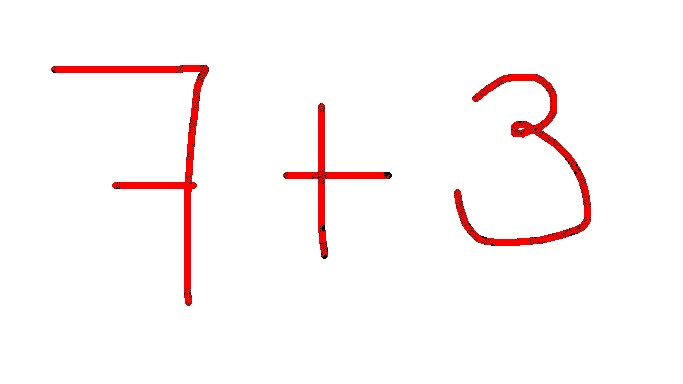
#> input picture notebooks/IMG_5023 copy 2.jpeg, 683 x 384 px; its folder holds only this picture in this run
$ python -i get_test_data_duplicated.py   (imports and definitions only)
#> lines starting #> are read from the running program, lines starting #| are printed output that depends on the picture; after the words box and inside, x2 and y2 are one past the last pixel; in counts of white or black regions, pixels touching at a corner belong together
#code to recognize singular characters in equations
import cv2
import tensorflow as tf
import matplotlib.image as mpimg

def extract_contours(path):
    #read image
#> called with path = '../notebooks/IMG_5023 copy 2.jpeg'
    img_original = mpimg.imread(path)
#> img_original is the input picture: shape (384, 683, 3); mean R, G, B 253.4, 246.9, 246.8
    #transform to grays
    img_gray = cv2.cvtColor(img_original, cv2.COLOR_BGR2GRAY)
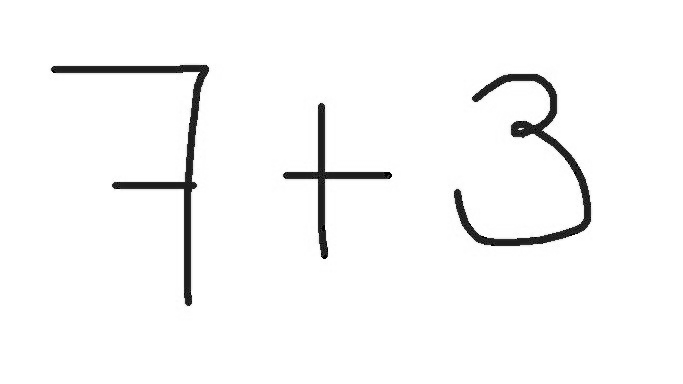
#> img_gray: shape (384, 683); min 0, max 255, mean 247.6
    #transform to binary --> 90 for now but it can be changed
    ret, thresh = cv2.threshold(img_gray,90,255,cv2.THRESH_BINARY)
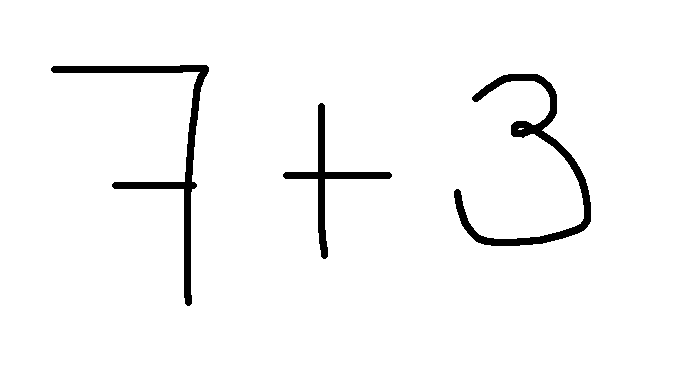
#> thresh: shape (384, 683); 96.8% white; 3 black regions
    #find contours, we can use none or simple as chain approx
    contours, hierarchy = cv2.findContours(thresh, cv2.RETR_TREE, cv2.CHAIN_APPROX_NONE)
#> contours = 5 contours, 1 with area under 20; largest, box (x1, y1, x2, y2) and area: (0, 0, 683, 384) 261206, (453, 73, 592, 247) 3784, (50, 64, 210, 307) 3782, (282, 102, 393, 260) 2045
    return contours, hierarchy

# [65 lines left out: functions sorting_contours, recognizing_characters, new_measurements, test_data, not called in this run]

def test_data_with_positions(path):
    images_with_position = recognizing_characters(path)['images_with_position']
    return images_with_position

#if __name__ == "__main__":
#test

>>> result = extract_contours('../notebooks/IMG_5023 copy 2.jpeg')
#> result has the same summary as contours in extract_contours
